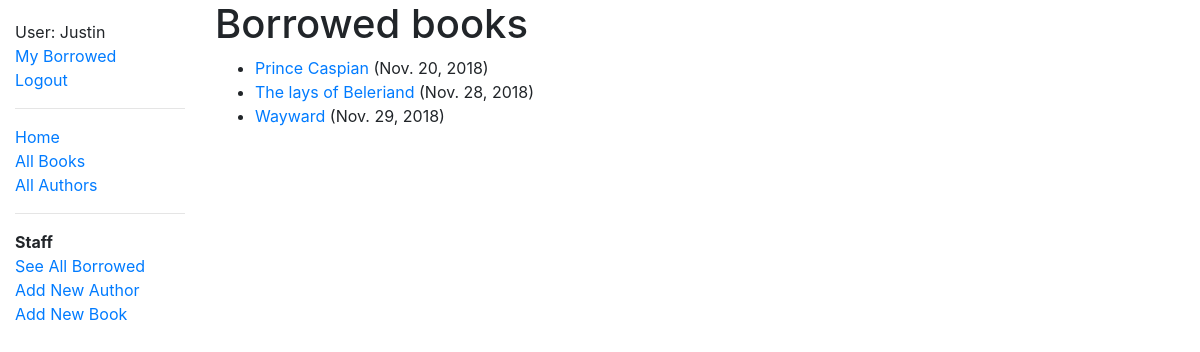
The app's page /catalog/mybooks/ (signed in) with its own data.
### catalog/models.py (models this page shows, shortened)
class BookInstance(models.Model):
	id = models.UUIDField(primary_key=True, default = uuid.uuid4, help_text='Unique ID for this particular book across whole library')
	book = models.ForeignKey('Book', on_delete=models.SET_NULL, null=True)
	imprint = models.CharField(max_length=200)
	due_back = models.DateField(null=True, blank=True)
	LOAN_STATUS = (
		('m', 'Maintenance'),
		('o', 'On loan'),
		('a', 'Available'),
		('r', 'Reserved'),
	)
	status = models.CharField(
		max_length=1,
		choices=LOAN_STATUS,
		blank=True,
		default='m',
		help_text='Book availability',
	)
	borrower = models.ForeignKey(User, on_delete=models.SET_NULL, null=True, blank=True)
	@property
	def is_overdue(self):
		if self.due_back and date.today() > self.due_back:
			return True
		return False
	class Meta:
		ordering = ['due_back']
		permissions = (("can_mark_returned", "Set book as returned"),)

class Book(models.Model):
	title = models.CharField(max_length=200)
	author = models.ForeignKey('Author', on_delete=models.SET_NULL, null=True)
	summary = models.TextField(max_length=1000, help_text='Enter a brief description of the book')
	isbn = models.CharField('ISBN', max_length=13, help_text='13 Character <a href="https://www.isbn-international.org/content/what-isbn">ISBN number</a>')
	genre = models.ManyToManyField(Genre, help_text='Select a genre for this book.')
	language = models.ForeignKey(Language, on_delete=models.SET_NULL, null=True, help_text="Select the language the book is written in" )
	def display_genre(self):
		"""Create a string for the Genre. This is required to display genre in Admin."""
		return ', ' .join(genre.name for genre in self.genre.all()[:3])
	display_genre.short_description = 'Genre'

### catalog/views.py (the view)
# urls.py: path('mybooks/', views.LoanedBooksByUserListView.as_view(), name='my-borrowed'),
class LoanedBooksByUserListView(LoginRequiredMixin,generic.ListView):
    model = BookInstance
    template_name ='catalog/bookinstance_list_borrowed_user.html'
    paginate_by = 10
    def get_queryset(self):
        return BookInstance.objects.filter(borrower=self.request.user).filter(status__exact='o').order_by('due_back')

### catalog/templates/catalog/bookinstance_list_borrowed_user.html
{% extends "base_generic.html" %}
{% block content %}
    <h1>Borrowed books</h1>
    {% if bookinstance_list %}
    <ul>
      {% for bookinst in bookinstance_list %}
      <li class="{% if bookinst.is_overdue %}text-danger{% endif %}">
        <a href="{% url 'book-detail' bookinst.book.pk %}">{{bookinst.book.title}}</a> ({{ bookinst.due_back }})
      </li>
      {% endfor %}
    </ul>
    {% else %}
      <p>There are no books borrowed.</p>
    {% endif %}
{% endblock %}

### catalog/templates/base_generic.html (shortened to what this page needs)
<!DOCTYPE html>
<html lang="en">
<head>
	<link rel="stylesheet" href="https://stackpath.bootstrapcdn.com/bootstrap/4.1.3/css/bootstrap.min.css">
  {% load static %}
  <link rel="stylesheet" href="{% static 'css/style.css' %}">
</head>
<body>
	<div class="container-fluid">
		<div class="row">
			<div class = "col-sm-2">
			{% block sidebar %}
				<ul class="sidebar-nav">
					{% if user.is_authenticated %}
						<li>User: {{ user.get_username }}</li>
						<li><a href="{% url 'my-borrowed' %}">My Borrowed</a></li>
						<li><a href="{% url 'logout'%}?next={{request.path}}">Logout</a></li>
					{% else %}
						<li><a href="{% url 'login'%}?next={{request.path}}">Login</a></li>
					{% endif %}
					<hr/>
					<li><a href="{% url 'index'  %}">Home</a></li>
					<li><a href="{% url  'books' %}">All Books</a></li>
					<li><a href="{% url 'authors' %}">All Authors</a></li>
					<hr/>
					{% if perms.catalog.can_mark_returned %}
					<strong>Staff</strong>
					<li><a href="{% url 'all-borrowed' %}">See All Borrowed</a></li>
					<li><a href="{% url 'author_create' %}">Add New Author</a></li>
					<li><a href="{% url 'book_create' %}">Add New Book</a></li>
					{% endif %}
				</ul>
			{% endblock  %}
			</div>
			<div class="col-sm-10">{% block content  %}{% endblock  %}
			</div>
		</div>
	</div>
</body>
</html>

### catalog/static/css/style.css (style rules this page uses)
.sidebar-nav { margin-top: 20px; padding: 0; list-style: none; }

### records on screen
BookInstance: book "Prince Caspian", due_back "Nov. 20, 2018"
BookInstance: book "The lays of Beleriand", due_back "Nov. 28, 2018"
BookInstance: book "Wayward", due_back "Nov. 29, 2018"

### other values on screen
{{ user.get_username }} "Justin"
